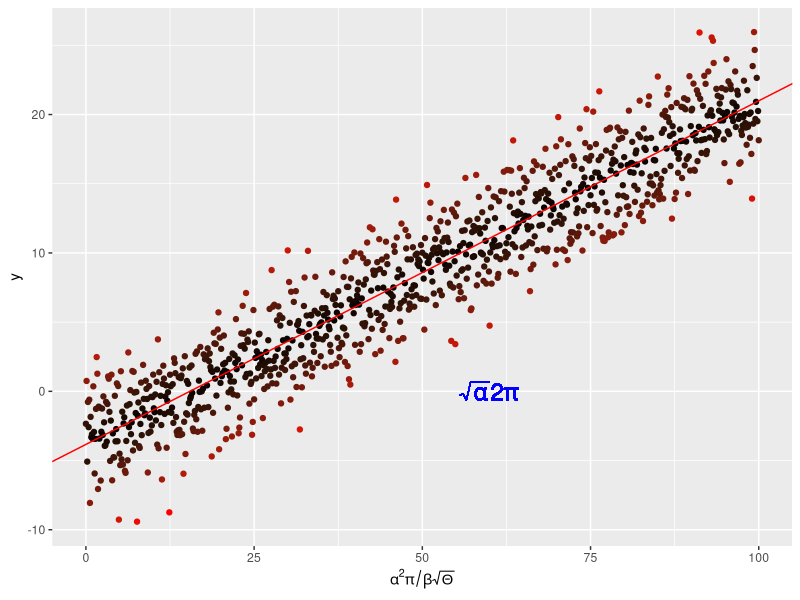

Recreate this plot in R.
# Mathematical Display

#load required packages
library(ggplot2)

x <- seq(0, 100 , by = 0.1)
y <- -4 + 0.25 * x + 
        rnorm(length(x), mean = 0., sd = 2.5)

# add in a dataframe
my_data <- data.frame(x = x, y = y)

# perform linear regression
my_lm <- summary(lm(y ~ x, data = my_data))

# plot the data
p <- ggplot(my_data, aes(x = x, y = y,
            colour = abs(my_lm$residual))) +
    geom_point() +
    scale_colour_gradient(low = "black", high = "red") +
    theme(legend.position = "none") +
    scale_x_continuous(expression(alpha^2 * pi / beta * sqrt(Theta)))

# add the regression line
p <- p + geom_abline(intercept = my_lm$coefficients[1][1],
        slope = my_lm$coefficients[2][1], colour = "red")

# Add maths label to the plot
p <- p + geom_text(aes(x = 60, y = 0,
        label = "sqrt(alpha) * 2* pi"),
        parse = TRUE, size = 6,
        colour = "blue")


# Save plot in results

pdf("../results/MyLinReg.pdf", width=10, height=10)
print(p)
dev.off()